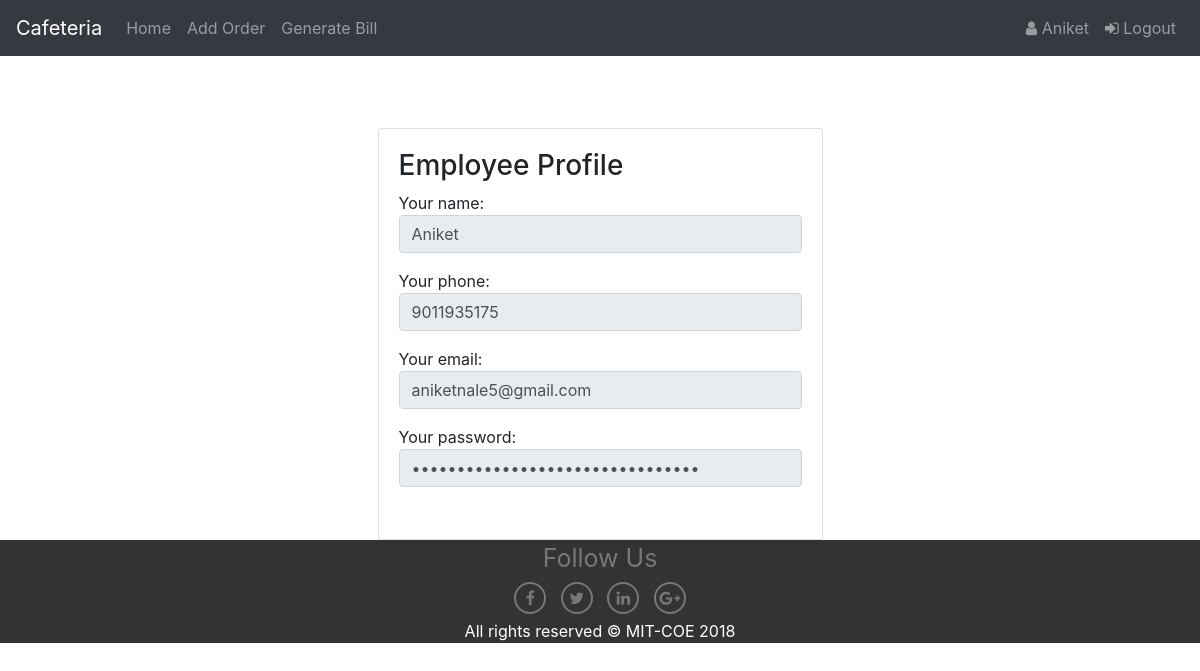
/employee/profile.php?eid=20 (signed in), run on the app's committed database.
### tables this page shows
CREATE TABLE `employee` (
  `eid` int(11) NOT NULL,
  `name` varchar(30) NOT NULL,
  `phone` bigint(20) NOT NULL,
  `mail` varchar(100) NOT NULL,
  `password` varchar(50) NOT NULL,
  `mid` int(11) NOT NULL
);

### employee/profile.php (the view, shortened to what this page needs)
<?php
include("dbcon.php");
    $pid=$_GET['eid'];
    $sql="SELECT * FROM `employee` WHERE `eid`='$pid'";
    $run=mysqli_query($con,$sql);
    $data=mysqli_fetch_assoc($run);
?>
<html>
<head lang="en">
    <link rel="stylesheet" href="https://stackpath.bootstrapcdn.com/bootstrap/4.1.3/css/bootstrap.min.css">
</head>
<body>
<?php
    include("header.php");
    ?>
<div class="container pt-5">
    <div class="row justify-content-md-center">
        <div class="col-md-5  ">
            <div class="card">
                <div class="card-body">
                    <h3 class="panel-title">Employee Profile</h3>
                    <form role="form">
                        <fieldset>
                            <div class="form-group">
                              Your name: <input class="form-control" name="name" type="text" value=<?php echo $data['name']; ?> readonly="readonly">
                            </div>
                            <div class="form-group">
                              Your phone: <input class="form-control" name="phone" type="text" value=<?php echo $data['phone']; ?> readonly="readonly">
                            </div>
                            <div class="form-group">
                              Your email: <input class="form-control" name="email" type="email" value=<?php echo $data['mail']; ?> readonly="readonly">
                            </div>
                            <div class="form-group">
                               Your password: <input class="form-control" name="pass" type="password" value=<?php echo $data['password']; ?> readonly="readonly">
                            </div>
                        </fieldset>
                    </form>
                </div>
            </div>
        </div>
    </div>
</div>
<?php
    include("footer.php");
?>
</body>
</html>

### data on the page
employee: name "Aniket", phone "9011935175", email "aniketnale5@gmail.com"

### other printed values
$_SESSION['uname'] "Aniket"
